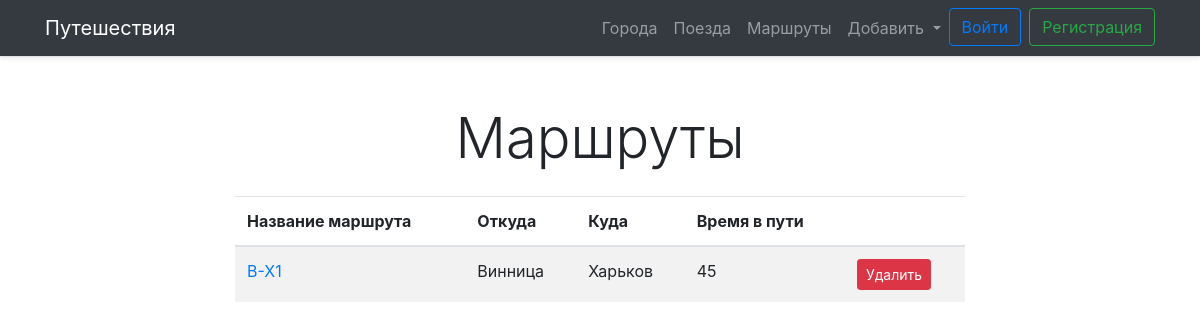
Page /list/ on the committed database.
### routes/models.py (models this page shows, shortened)
class Route(models.Model):
    name = models.CharField(max_length=100, verbose_name='Название маршрута', unique=True)
    from_city = models.CharField(max_length=100, verbose_name='Откуда')
    to_city = models.CharField(max_length=100, verbose_name='Куда')
    across_cities = models.ManyToManyField(Train, blank=True, verbose_name='Через города')
    travel_times = models.IntegerField(verbose_name='Время в пути')
    class Meta:
        verbose_name = 'Маршрут'
        verbose_name_plural = 'Маршруты'
        ordering = ['name']

### routes/views.py (the view)
# urls.py: path('list/', RouteListView.as_view(), name='list'),
class RouteListView(ListView):
    queryset = Route.objects.all()
    context_object_name = 'objects_list'
    template_name = 'routes/list.html'

### routes/templates/routes/list.html (shortened to what this page needs)
{% extends "base.html" %}
{% block content%}
    <h1 class="display-4 text-center my-4">Маршруты</h1>
    <div class="row ">
        <div class='col-md-8 mx-auto'>
            <table class="table table-striped">
                <thead>
                <tr>
                    <th> Название маршрута</th>
                    <th> Откуда</th>
                    <th> Куда</th>
                    <th> Время в пути</th>
                    <th> &nbsp;</th>
                </tr>
                </thead>
                <tbody>
                {% for object in objects_list%}
                    <tr>
                    <td>
                        <a href='{% url "detail" pk=object.pk%}'>
                            {{object.name}}
                        </a>
                    </td>
                    <td>
                            {{object.from_city}}
                    </td>
                    <td>
                            {{object.to_city}}
                    </td>
                    <td>
                            {{object.travel_times}}
                    </td>
                    <td>
                         <a href='{% url "delete" pk=object.pk %}'>
                            <button type="button" class="btn btn-danger btn-sm">
                                Удалить
                            </button>
                        </a>
                    </td>
                    </tr>
                {% endfor %}
                </tbody>
            </table>
        </div>
    </div>
{% endblock%}

### rows in the picture
Route: name "В-Х1", from_city "Винница", to_city "Харьков", travel_times "45"
